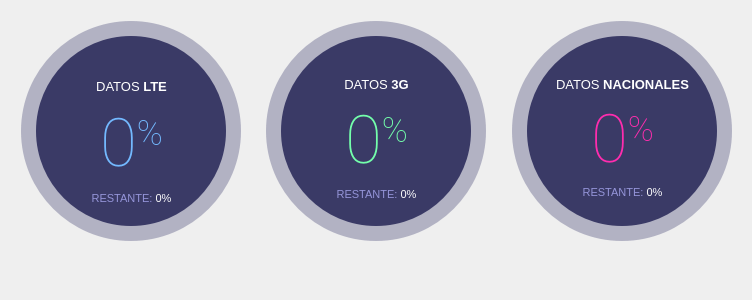
<?xml version="1.0" encoding="UTF-8"?>
<ui version="4.0">
 <class>Dialog</class>
 <widget class="QDialog" name="Dialog">
  <property name="geometry">
   <rect>
    <x>0</x>
    <y>0</y>
    <width>748</width>
    <height>300</height>
   </rect>
  </property>
  <property name="windowTitle">
   <string>Dialog</string>
  </property>
  <layout class="QGridLayout" name="gridLayout">
   <item row="0" column="0">
    <widget class="QWidget" name="circles_widget" native="true">
     <property name="minimumSize">
      <size>
       <width>730</width>
       <height>251</height>
      </size>
     </property>
     <property name="maximumSize">
      <size>
       <width>730</width>
       <height>16777215</height>
      </size>
     </property>
     <layout class="QGridLayout" name="gridLayout_33">
      <property name="leftMargin">
       <number>0</number>
      </property>
      <property name="topMargin">
       <number>0</number>
      </property>
      <property name="rightMargin">
       <number>0</number>
      </property>
      <property name="bottomMargin">
       <number>0</number>
      </property>
      <item row="0" column="0">
       <widget class="QFrame" name="circularProgressBar_Main">
        <property name="styleSheet">
         <string notr="true">background-color: none;</string>
        </property>
        <property name="frameShape">
         <enum>QFrame::NoFrame</enum>
        </property>
        <property name="frameShadow">
         <enum>QFrame::Raised</enum>
        </property>
        <widget class="QFrame" name="circularLTE">
         <property name="geometry">
          <rect>
           <x>10</x>
           <y>10</y>
           <width>220</width>
           <height>220</height>
          </rect>
         </property>
         <property name="styleSheet">
          <string notr="true">QFrame{
	border-radius: 110px;	
	background-color: rgba(255, 255, 255, 0);
}</string>
         </property>
         <property name="frameShape">
          <enum>QFrame::StyledPanel</enum>
         </property>
         <property name="frameShadow">
          <enum>QFrame::Raised</enum>
         </property>
        </widget>
        <widget class="QFrame" name="circularBg">
         <property name="geometry">
          <rect>
           <x>10</x>
           <y>10</y>
           <width>220</width>
           <height>220</height>
          </rect>
         </property>
         <property name="styleSheet">
          <string notr="true">QFrame{
	border-radius: 110px;	
	background-color: rgba(85, 85, 127, 100);
}</string>
         </property>
         <property name="frameShape">
          <enum>QFrame::StyledPanel</enum>
         </property>
         <property name="frameShadow">
          <enum>QFrame::Raised</enum>
         </property>
        </widget>
        <widget class="QFrame" name="circularContainer">
         <property name="geometry">
          <rect>
           <x>25</x>
           <y>25</y>
           <width>190</width>
           <height>190</height>
          </rect>
         </property>
         <property name="baseSize">
          <size>
           <width>0</width>
           <height>0</height>
          </size>
         </property>
         <property name="styleSheet">
          <string notr="true">QFrame{
	border-radius: 95px;	
	background-color: rgb(58, 58, 102);
}</string>
         </property>
         <property name="frameShape">
          <enum>QFrame::StyledPanel</enum>
         </property>
         <property name="frameShadow">
          <enum>QFrame::Raised</enum>
         </property>
         <widget class="QWidget" name="layoutWidget">
          <property name="geometry">
           <rect>
            <x>10</x>
            <y>40</y>
            <width>171</width>
            <height>133</height>
           </rect>
          </property>
          <layout class="QGridLayout" name="infoLayout">
           <item row="0" column="0">
            <widget class="QLabel" name="labelAplicationName">
             <property name="font">
              <font>
               <family>Segoe UI</family>
               <pointsize>10</pointsize>
              </font>
             </property>
             <property name="styleSheet">
              <string notr="true">color: #FFFFFF; background-color: none;</string>
             </property>
             <property name="text">
              <string>&lt;html&gt;&lt;head/&gt;&lt;body&gt;&lt;p&gt;DATOS &lt;span style=&quot; font-weight:600;&quot;&gt;LTE&lt;/span&gt;&lt;/p&gt;&lt;/body&gt;&lt;/html&gt;</string>
             </property>
             <property name="alignment">
              <set>Qt::AlignCenter</set>
             </property>
            </widget>
           </item>
           <item row="1" column="0">
            <widget class="QLabel" name="lte_percent">
             <property name="font">
              <font>
               <family>Roboto Thin</family>
               <pointsize>30</pointsize>
              </font>
             </property>
             <property name="styleSheet">
              <string notr="true">color: rgb(115, 185, 255); padding: 0px; background-color: none;</string>
             </property>
             <property name="text">
              <string>&lt;html&gt;&lt;head/&gt;&lt;body&gt;&lt;p align=&quot;center&quot;&gt;&lt;span style=&quot; font-size:50pt;&quot;&gt;0&lt;/span&gt;&lt;span style=&quot; font-size:40pt; vertical-align:super;&quot;&gt;%&lt;/span&gt;&lt;/p&gt;&lt;/body&gt;&lt;/html&gt;</string>
             </property>
             <property name="alignment">
              <set>Qt::AlignCenter</set>
             </property>
             <property name="indent">
              <number>-1</number>
             </property>
            </widget>
           </item>
           <item row="2" column="0">
            <widget class="QLabel" name="lte_wasted_percent">
             <property name="font">
              <font>
               <family>Segoe UI</family>
               <pointsize>8</pointsize>
              </font>
             </property>
             <property name="styleSheet">
              <string notr="true">color: rgb(148, 148, 216); background-color: none;</string>
             </property>
             <property name="text">
              <string>&lt;html&gt;&lt;head/&gt;&lt;body&gt;&lt;p&gt;RESTANTE: &lt;span style=&quot; color:#ffffff;&quot;&gt;0%&lt;/span&gt;&lt;/p&gt;&lt;/body&gt;&lt;/html&gt;</string>
             </property>
             <property name="alignment">
              <set>Qt::AlignCenter</set>
             </property>
            </widget>
           </item>
          </layout>
         </widget>
        </widget>
       </widget>
      </item>
      <item row="0" column="1">
       <widget class="QFrame" name="circularProgressBar_Main_2">
        <property name="styleSheet">
         <string notr="true">background-color: none;</string>
        </property>
        <property name="frameShape">
         <enum>QFrame::NoFrame</enum>
        </property>
        <property name="frameShadow">
         <enum>QFrame::Raised</enum>
        </property>
        <widget class="QFrame" name="circular3G">
         <property name="geometry">
          <rect>
           <x>10</x>
           <y>10</y>
           <width>220</width>
           <height>220</height>
          </rect>
         </property>
         <property name="styleSheet">
          <string notr="true">QFrame{
	background-color: rgba(255, 255, 255, 0);
}</string>
         </property>
         <property name="frameShape">
          <enum>QFrame::StyledPanel</enum>
         </property>
         <property name="frameShadow">
          <enum>QFrame::Raised</enum>
         </property>
        </widget>
        <widget class="QFrame" name="circularBg_2">
         <property name="geometry">
          <rect>
           <x>10</x>
           <y>10</y>
           <width>220</width>
           <height>220</height>
          </rect>
         </property>
         <property name="styleSheet">
          <string notr="true">QFrame{
	border-radius: 110px;	
	background-color: rgba(85, 85, 127, 100);
}</string>
         </property>
         <property name="frameShape">
          <enum>QFrame::StyledPanel</enum>
         </property>
         <property name="frameShadow">
          <enum>QFrame::Raised</enum>
         </property>
        </widget>
        <widget class="QFrame" name="circularContainer_2">
         <property name="geometry">
          <rect>
           <x>25</x>
           <y>25</y>
           <width>190</width>
           <height>190</height>
          </rect>
         </property>
         <property name="baseSize">
          <size>
           <width>0</width>
           <height>0</height>
          </size>
         </property>
         <property name="styleSheet">
          <string notr="true">QFrame{
	border-radius: 95px;	
	background-color: rgb(58, 58, 102);
}</string>
         </property>
         <property name="frameShape">
          <enum>QFrame::StyledPanel</enum>
         </property>
         <property name="frameShadow">
          <enum>QFrame::Raised</enum>
         </property>
         <widget class="QWidget" name="layoutWidget_2">
          <property name="geometry">
           <rect>
            <x>10</x>
            <y>40</y>
            <width>171</width>
            <height>127</height>
           </rect>
          </property>
          <layout class="QGridLayout" name="infoLayout_2">
           <item row="0" column="0">
            <widget class="QLabel" name="labelAplicationName_2">
             <property name="font">
              <font>
               <family>Segoe UI</family>
               <pointsize>10</pointsize>
              </font>
             </property>
             <property name="styleSheet">
              <string notr="true">color: #FFFFFF; background-color: none;</string>
             </property>
             <property name="text">
              <string>&lt;html&gt;&lt;head/&gt;&lt;body&gt;&lt;p&gt;DATOS &lt;span style=&quot; font-weight:600;&quot;&gt;3G&lt;/span&gt;&lt;/p&gt;&lt;/body&gt;&lt;/html&gt;</string>
             </property>
             <property name="alignment">
              <set>Qt::AlignCenter</set>
             </property>
            </widget>
           </item>
           <item row="1" column="0">
            <widget class="QLabel" name="international_percent">
             <property name="font">
              <font>
               <family>Roboto Thin</family>
               <pointsize>30</pointsize>
              </font>
             </property>
             <property name="styleSheet">
              <string notr="true">color: rgb(115, 255, 171); padding: 0px; background-color: none;</string>
             </property>
             <property name="text">
              <string>&lt;html&gt;&lt;head/&gt;&lt;body&gt;&lt;p align=&quot;center&quot;&gt;&lt;span style=&quot; font-size:50pt;&quot;&gt;0&lt;/span&gt;&lt;span style=&quot; font-size:40pt; vertical-align:super;&quot;&gt;%&lt;/span&gt;&lt;/p&gt;&lt;/body&gt;&lt;/html&gt;</string>
             </property>
             <property name="alignment">
              <set>Qt::AlignCenter</set>
             </property>
             <property name="indent">
              <number>-1</number>
             </property>
            </widget>
           </item>
           <item row="2" column="0">
            <widget class="QLabel" name="international_wasted_percent">
             <property name="font">
              <font>
               <family>Segoe UI</family>
               <pointsize>8</pointsize>
              </font>
             </property>
             <property name="styleSheet">
              <string notr="true">color: rgb(148, 148, 216); background-color: none;</string>
             </property>
             <property name="text">
              <string>&lt;html&gt;&lt;head/&gt;&lt;body&gt;&lt;p&gt;RESTANTE: &lt;span style=&quot; color:#ffffff;&quot;&gt;0%&lt;/span&gt;&lt;/p&gt;&lt;/body&gt;&lt;/html&gt;</string>
             </property>
             <property name="alignment">
              <set>Qt::AlignCenter</set>
             </property>
            </widget>
           </item>
          </layout>
         </widget>
        </widget>
        <zorder>circularBg_2</zorder>
        <zorder>circular3G</zorder>
        <zorder>circularContainer_2</zorder>
       </widget>
      </item>
      <item row="0" column="2">
       <widget class="QFrame" name="circularProgressBar_Main_3">
        <property name="styleSheet">
         <string notr="true">background-color: none;</string>
        </property>
        <property name="frameShape">
         <enum>QFrame::NoFrame</enum>
        </property>
        <property name="frameShadow">
         <enum>QFrame::Raised</enum>
        </property>
        <widget class="QFrame" name="circularNational">
         <property name="geometry">
          <rect>
           <x>10</x>
           <y>10</y>
           <width>220</width>
           <height>220</height>
          </rect>
         </property>
         <property name="styleSheet">
          <string notr="true">QFrame{
	background-color: rgba(255, 255, 255, 0);
}</string>
         </property>
         <property name="frameShape">
          <enum>QFrame::StyledPanel</enum>
         </property>
         <property name="frameShadow">
          <enum>QFrame::Raised</enum>
         </property>
        </widget>
        <widget class="QFrame" name="circularBg_3">
         <property name="geometry">
          <rect>
           <x>10</x>
           <y>10</y>
           <width>220</width>
           <height>220</height>
          </rect>
         </property>
         <property name="styleSheet">
          <string notr="true">QFrame{
	border-radius: 110px;	
	background-color: rgba(85, 85, 127, 100);
}</string>
         </property>
         <property name="frameShape">
          <enum>QFrame::StyledPanel</enum>
         </property>
         <property name="frameShadow">
          <enum>QFrame::Raised</enum>
         </property>
        </widget>
        <widget class="QFrame" name="circularContainer_3">
         <property name="geometry">
          <rect>
           <x>25</x>
           <y>25</y>
           <width>190</width>
           <height>190</height>
          </rect>
         </property>
         <property name="baseSize">
          <size>
           <width>0</width>
           <height>0</height>
          </size>
         </property>
         <property name="styleSheet">
          <string notr="true">QFrame{
	border-radius: 95px;	
	background-color: rgb(58, 58, 102);
}</string>
         </property>
         <property name="frameShape">
          <enum>QFrame::StyledPanel</enum>
         </property>
         <property name="frameShadow">
          <enum>QFrame::Raised</enum>
         </property>
         <widget class="QWidget" name="layoutWidget_3">
          <property name="geometry">
           <rect>
            <x>10</x>
            <y>40</y>
            <width>171</width>
            <height>125</height>
           </rect>
          </property>
          <layout class="QGridLayout" name="infoLayout_3">
           <item row="0" column="0">
            <widget class="QLabel" name="labelAplicationName_3">
             <property name="font">
              <font>
               <family>Segoe UI</family>
               <pointsize>10</pointsize>
              </font>
             </property>
             <property name="styleSheet">
              <string notr="true">color: #FFFFFF; background-color: none;</string>
             </property>
             <property name="text">
              <string>&lt;html&gt;&lt;head/&gt;&lt;body&gt;&lt;p&gt;DATOS &lt;span style=&quot; font-weight:600;&quot;&gt;NACIONALES&lt;/span&gt;&lt;/p&gt;&lt;/body&gt;&lt;/html&gt;</string>
             </property>
             <property name="alignment">
              <set>Qt::AlignCenter</set>
             </property>
            </widget>
           </item>
           <item row="1" column="0">
            <widget class="QLabel" name="national_percent">
             <property name="font">
              <font>
               <family>Roboto Thin</family>
               <pointsize>30</pointsize>
              </font>
             </property>
             <property name="styleSheet">
              <string notr="true">color: rgb(255, 44, 174); padding: 0px; background-color: none;</string>
             </property>
             <property name="text">
              <string>&lt;html&gt;&lt;head/&gt;&lt;body&gt;&lt;p align=&quot;center&quot;&gt;&lt;span style=&quot; font-size:50pt;&quot;&gt;0&lt;/span&gt;&lt;span style=&quot; font-size:40pt; vertical-align:super;&quot;&gt;%&lt;/span&gt;&lt;/p&gt;&lt;/body&gt;&lt;/html&gt;</string>
             </property>
             <property name="alignment">
              <set>Qt::AlignCenter</set>
             </property>
             <property name="indent">
              <number>-1</number>
             </property>
            </widget>
           </item>
           <item row="2" column="0">
            <widget class="QLabel" name="national_wasted_percent">
             <property name="font">
              <font>
               <family>Segoe UI</family>
               <pointsize>8</pointsize>
              </font>
             </property>
             <property name="styleSheet">
              <string notr="true">color: rgb(148, 148, 216); background-color: none;</string>
             </property>
             <property name="text">
              <string>&lt;html&gt;&lt;head/&gt;&lt;body&gt;&lt;p&gt;RESTANTE: &lt;span style=&quot; color:#ffffff;&quot;&gt;0%&lt;/span&gt;&lt;/p&gt;&lt;/body&gt;&lt;/html&gt;</string>
             </property>
             <property name="alignment">
              <set>Qt::AlignCenter</set>
             </property>
            </widget>
           </item>
          </layout>
         </widget>
        </widget>
        <zorder>circularBg_3</zorder>
        <zorder>circularNational</zorder>
        <zorder>circularContainer_3</zorder>
       </widget>
      </item>
     </layout>
    </widget>
   </item>
  </layout>
 </widget>
 <resources/>
 <connections/>
</ui>
